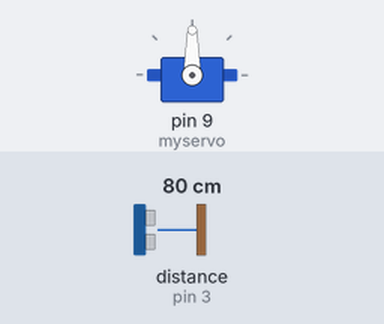
A sketch run on a simulated Arduino Uno, built with avr-gcc and run on an emulated ATmega328P. Parts: servo. Wiring (inferred from the names in the program): ultrasonic range finder: trigger pin 2; echo pin 3. Inputs (shaded band) come from the test bench; at power-on: distance to the obstacle (sensor on pin 3) 80 cm. The echo pulse lasts 58.3 µs per cm; what the sketch prints to the serial monitor is not drawn.

Above: at 1.3 s.
1.4 s: distance to the obstacle (sensor on pin 3) set to 43 cm
2.9 s: distance to the obstacle (sensor on pin 3) set to 35 cm
At 3.8 s:
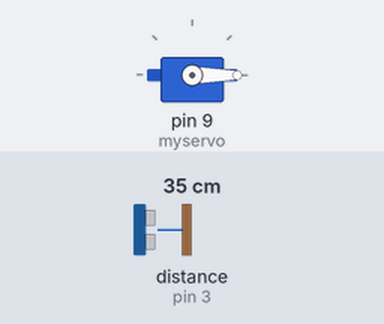
5.9 s: distance to the obstacle (sensor on pin 3) set to 2 cm
At 7.4 s:
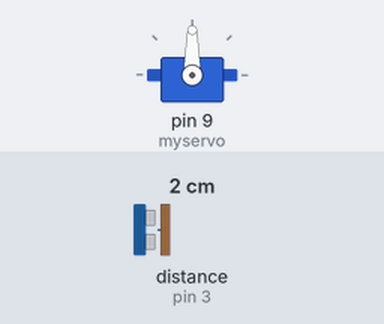
Timing chart, 0 to 8.9 s (numbered marks = the images above; inputs shaded):
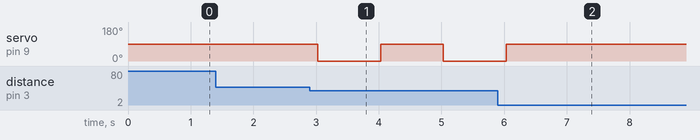

Measured:
- the behaviour switches between 41 and 40 cm on distance to the obstacle (sensor on pin 3) (found by bisection; images 0 and 1)
- after the input at 1.4 s, every drawn part: stays the same
- after the input at 2.9 s, servo on pin 9 (myservo): 90° → 0° after 0.13 s, → 90° 1.0 s later, → 0° 1.0 s later
- after the input at 5.9 s, servo on pin 9 (myservo): goes on until 6.0 s, then stays 90°

The sketch:

hand_sanitizer.ino
```cpp
#include <Servo.h>
Servo myservo;

#define trig 2
#define echo 3

float duration;
float distance;

void setup()
{
  myservo.attach(9);
  Serial.begin(9600);
  pinMode(trig, OUTPUT);
  pinMode(echo, INPUT);
}

void loop()
{
  digitalWrite(trig, LOW);
  delayMicroseconds(2);
  digitalWrite(trig, HIGH);
  delayMicroseconds(10);
  digitalWrite(trig, LOW);

  duration=pulseIn(echo,HIGH);
  distance=(duration / 20) * 0.0343;
  Serial.print("\nDistance: ");

  if (distance >= 4 || distance <= 2){
    Serial.print("\nout of Range");
    myservo.detach();
  } else {
    myservo.attach(9);
    myservo.write(0);
    delay(1000);
    myservo.write(90);

    Serial.print(distance);
    Serial.println( "cm");
    delay(500);
  }
  delay(500);
  myservo.detach();
}


            
```
